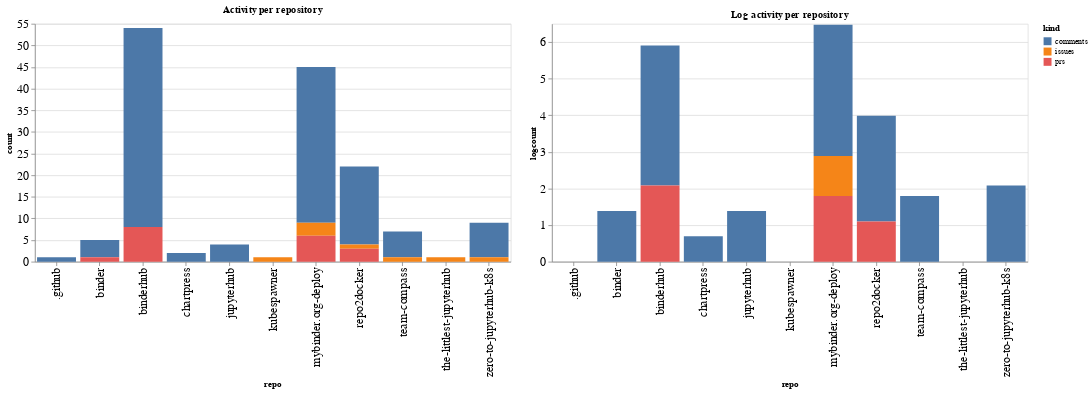

Notebook cell for this chart:
### Code cell
ch1 = alt.Chart(repo_summaries, width=600, title="Activity per repository").mark_bar().encode(
    x='repo',
    y='count',
    color='kind',
    tooltip="kind"
)

ch2 = alt.Chart(repo_summaries, width=600, title="Log activity per repository").mark_bar().encode(
    x='repo',
    y='logcount',
    color='kind',
    tooltip="kind"
)

ch1 | ch2

### Figure 1 — Vega-Lite specification as saved in the notebook (floating-point values rounded to 4 significant figures)
{"config": {"axisLeft": {"labelFontSize": 15}, "axisBottom": {"labelFontSize": 15}}, "hconcat": [{"mark": "bar", "encoding": {"color": {"type": "nominal", "field": "kind"}, "tooltip": {"type": "nominal", "field": "kind"}, "x": {"type": "nominal", "field": "repo"}, "y": {"type": "quantitative", "field": "count"}}, "title": "Activity per repository", "width": 600}, {"mark": "bar", "encoding": {"color": {"type": "nominal", "field": "kind"}, "tooltip": {"type": "nominal", "field": "kind"}, "x": {"type": "nominal", "field": "repo"}, "y": {"type": "quantitative", "field": "logcount"}}, "title": "Log activity per repository", "width": 600}], "data": {"name": "data-a891aad6b3c63335e64e9e3a31516355"}, "$schema": "https://vega.github.io/schema/vega-lite/v4.8.1.json", "datasets": {"data-a891aad6b3c63335e64e9e3a31516355": [{"repo": ".github", "kind": "comments", "count": 1, "logcount": 0.0}, {"repo": "binder", "kind": "comments", "count": 4, "logcount": 1.386}, {"repo": "binder", "kind": "prs", "count": 1, "logcount": 0.0}, {"repo": "binderhub", "kind": "comments", "count": 46, "logcount": 3.829}, {"repo": "binderhub", "kind": "prs", "count": 8, "logcount": 2.079}, {"repo": "chartpress", "kind": "comments", "count": 2, "logcount": 0.6931}, {"repo": "jupyterhub", "kind": "comments", "count": 4, "logcount": 1.386}, {"repo": "kubespawner", "kind": "issues", "count": 1, "logcount": 0.0}, {"repo": "mybinder.org-deploy", "kind": "comments", "count": 36, "logcount": 3.584}, {"repo": "mybinder.org-deploy", "kind": "issues", "count": 3, "logcount": 1.099}, {"repo": "mybinder.org-deploy", "kind": "prs", "count": 6, "logcount": 1.792}, {"repo": "repo2docker", "kind": "comments", "count": 18, "logcount": 2.89}, {"repo": "repo2docker", "kind": "issues", "count": 1, "logcount": 0.0}, {"repo": "repo2docker", "kind": "prs", "count": 3, "logcount": 1.099}, {"repo": "team-compass", "kind": "comments", "count": 6, "logcount": 1.792}, {"repo": "team-compass", "kind": "issues", "count": 1, "logcount": 0.0}, {"repo": "the-littlest-jupyterhub", "kind": "issues", "count": 1, "logcount": 0.0}, {"repo": "zero-to-jupyterhub-k8s", "kind": "comments", "count": 8, "logcount": 2.079}, {"repo": "zero-to-jupyterhub-k8s", "kind": "issues", "count": 1, "logcount": 0.0}]}}
